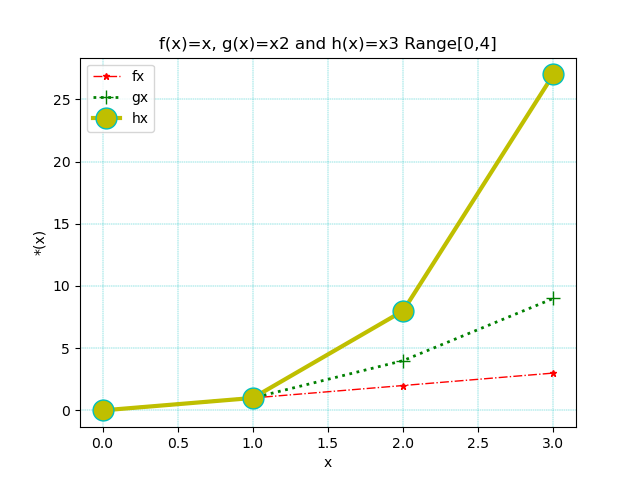

Recreate this plot in Python.

# program  to graph, plot and visualise
# author glen gardiner

import matplotlib.pyplot as plt
import numpy as np

# create x points
x =np.array(range(0,4))

# x, x*x, x*x*x
fx = x
gx = x**2
hx = x**3

# print arrays to console 
title = print("fx = {} gx = {} hx = {}".format(fx,gx,hx))

# plot fx, line width 1, dash-dot, red, points marked with *
plt.plot(x , fx, linewidth='1', ls='-.', color='r',  ms='5', marker='*')
# plot gx, line width 2, dotted, green, points marked with +
plt.plot(x , gx, linewidth='2', ls=':', color='g', ms='10', marker = '+')
# plot hx, line width 3, solid, yellow, points marked with circle, mark eredge color cyan
plt.plot(x , hx, linewidth='3', color='y', marker='o', ms='15',mec='c')

# labels
plt.xlabel("x")
plt.ylabel("*(x)")

# grid
plt.grid(color = 'c', linestyle = '--', linewidth = 0.3)

# title
plt.title('f(x)=x, g(x)=x2 and h(x)=x3 Range[0,4]')

# legend 
plt.legend(['fx', 'gx', 'hx'], loc ='upper left')

# save figure to png 
plt.savefig('plot_task.png')

# render the figure in gui loop
plt.show()


